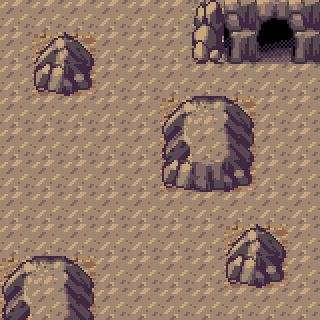

This is a level from a 2D game, rendered from its Tiled map with the project's own tilesets. A one-line summary and the map file follow, with tile-layer data summarised:
An orthogonal 10x10 tile map with 32x32 px tiles, 2 tile layers (floor, block).

<map version="1.2" tiledversion="1.2.1" orientation="orthogonal" renderorder="right-down" width="10" height="10" tilewidth="32" tileheight="32" infinite="0" nextlayerid="3" nextobjectid="1">
 <tileset firstgid="1" source="tiledmap/tilemap/barriers.tsx" />
 <layer id="1" name="floor" width="10" height="10">
  <data>[100 cells, 100 non-empty, 1 distinct tile ids]</data>
 </layer>
 <layer id="2" name="block" width="10" height="10">
  <data>[100 cells, 31 non-empty, 19 distinct tile ids]</data>
 </layer>
</map>
